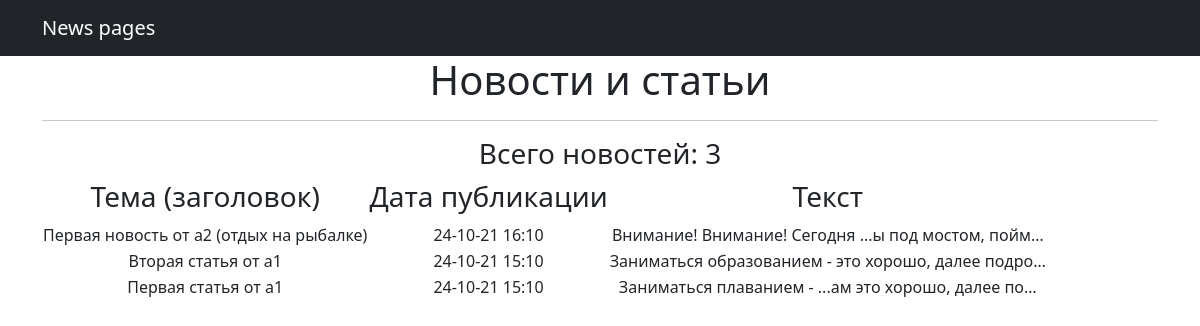
Page /news/ on the committed database.
### News/models.py (models this page shows, shortened)
class Post(models.Model):
    author = models.ForeignKey("Author", on_delete=models.CASCADE, related_name="posts")
    type_post = models.CharField(max_length=2, choices=TYPE_POST, default=post_news)
    datetime_created = models.DateTimeField(auto_now_add=True)
    categories = models.ManyToManyField("Category", through="PostCategory")
    title = models.CharField(max_length=255, null=False)
    text_article = models.TextField(null=False)
    _rating = models.IntegerField(default=0, db_column="rating")
    @property
    def like(self):
        return self._rating
    @property
    def dislike(self):
        return self._rating

### News/views.py (the view)
# urls.py: path('', PostsListView.as_view()),
class PostsListView(ListView):
    model = Post
    template_name = 'posts.html'
    context_object_name = 'posts'
    queryset = Post.objects.order_by('-datetime_created')

### News/templatetags/custom_filters.py (called while the page is built)
@register.filter(name='censor')
def censor(value, arg):
    text_no_censor = str(value)
    words = ['блин', 'гад', 'лох']
    for word in words:
        text_no_censor = sub(word, str(arg), text_no_censor)
    return text_no_censor

### templates/posts.html (shortened to what this page needs)
{% extends 'flatpages/default.html' %}
{% load custom_filters %}
{% block content %}
    <h1>Новости и статьи</h1>
    <hr>
    <h3>Всего новостей: {{ posts|length }}</h3>
    {% if posts %}
        <table>
            <tr>
                <td>
                    <h3>Тема (заголовок)</h3>
                </td>
                <td>
                    <h3>Дата публикации</h3>
                </td>
                <td>
                    <h3>Текст</h3>
                </td>
            </tr>
            {% for post in posts %}
            <tr>
                <td>
                    {{ post.title|censor:'...' }}
                </td>
                <td>
                    {{ post.datetime_created|date:'d-m-y H:m' }}
                </td>
                <td>
                    {{ post.text_article|truncatechars:50|censor:'...' }}
                </td>
            </tr>
            {% endfor %}
        </table>
    {% else %}
        <h3>Нет записей</h3>
    {% endif %}
{% endblock content %}

### templates/flatpages/default.html (shortened to what this page needs)
<!DOCTYPE html>
<html lang="en">
    <head>
        {% load static %}
        <link href="{% static 'css/styles.css' %}" rel="stylesheet" />
    </head>
    <body>
        <nav class="navbar navbar-expand-lg navbar-dark bg-dark static-top">
           <div class="container">
               <a class="navbar-brand" href="#">News pages</a>
           </div>
        </nav>
        <div class="container">
           <div class="row">
               <div class="col-lg-12 text-center">
                   {% block content %}{% endblock content %}
               </div>
           </div>
        </div>
    </body>
</html>

### rows in the picture
Post: title|censor "Первая новость от a2 (отдых на рыбалке)", datetime_created "24-10-21 16:10", text_article|censor "Внимание! Внимание! Сегодня ...ы под мостом, пойм…"
Post: title|censor "Вторая статья от a1", datetime_created "24-10-21 15:10", text_article|censor "Заниматься образованием - это хорошо, далее подро…"
Post: title|censor "Первая статья от a1", datetime_created "24-10-21 15:10", text_article|censor "Заниматься плаванием - ...ам это хорошо, далее по…"

### other values in the picture
{{ posts|length }} "3"
